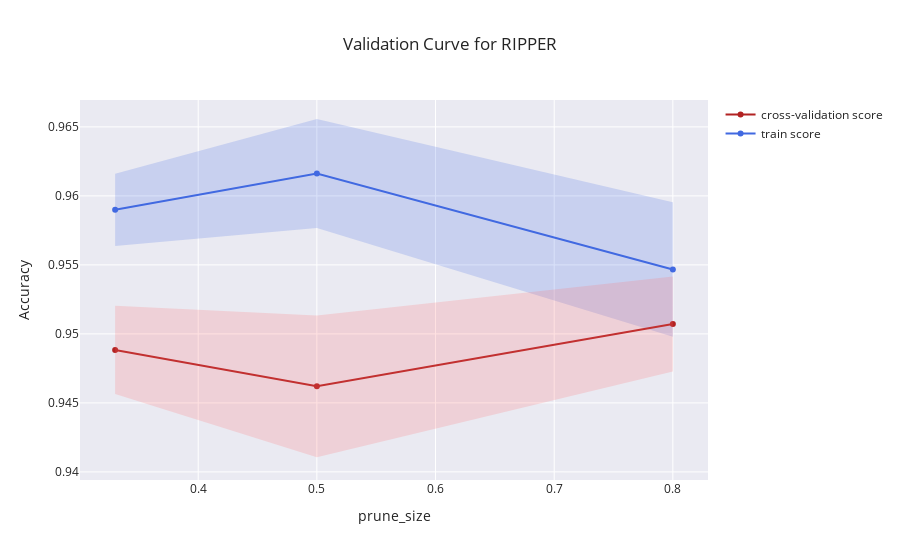
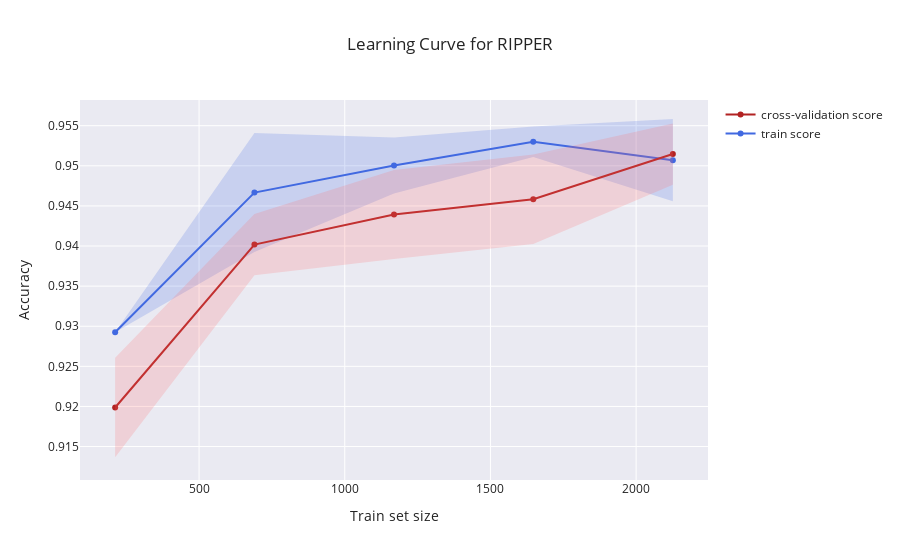
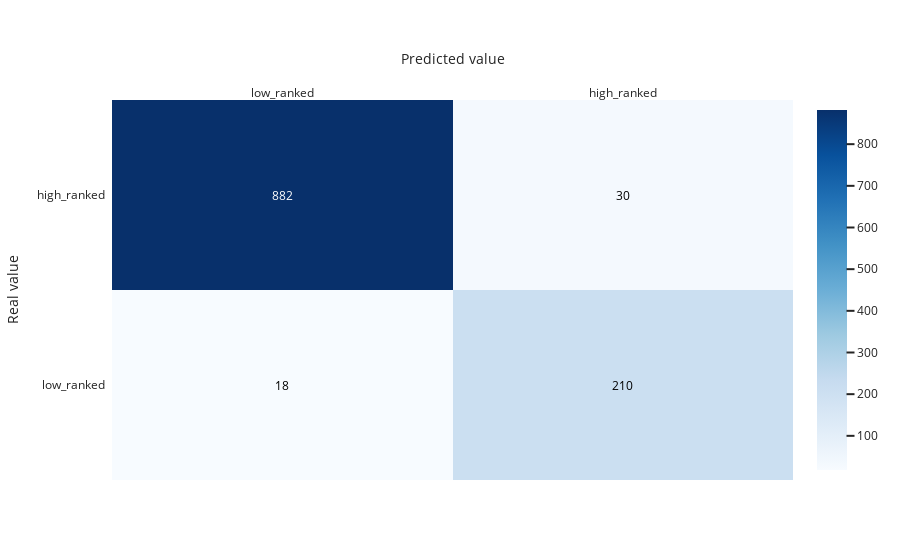

Notebook code cell kept with these figures, in order:
### Markdown cell above
### Rule based (RIPPER)

### Code cell
parameters = {"prune_size": [0.33, 0.5, 0.8], "k": [1, 2]}
best_model = classification.show_report("Ripper", lw.RIPPER(), parameters, validation_parameter='prune_size', normalization=False)

### Figure 1 — Plotly figure (JSON) as saved in the notebook; plotly's stock layout.template omitted (floating-point values rounded to 4 significant figures)
{"data": [{"line": {"color": "royalblue"}, "name": "train score", "type": "scatter", "x": [0.33, 0.5, 0.8], "y": [0.959, 0.9616, 0.9547]}, {"line": {"width": 0}, "mode": "lines", "showlegend": false, "type": "scatter", "x": [0.33, 0.5, 0.8], "y": [0.9616, 0.9656, 0.9595]}, {"fill": "tonexty", "fillcolor": "rgba(65,105,225,0.2)", "line": {"color": "rgba(255,255,255,0)"}, "showlegend": false, "type": "scatter", "x": [0.33, 0.5, 0.8], "y": [0.9564, 0.9577, 0.9498]}, {"line": {"color": "firebrick"}, "name": "cross-validation score", "type": "scatter", "x": [0.33, 0.5, 0.8], "y": [0.9488, 0.9462, 0.9507]}, {"line": {"width": 0}, "mode": "lines", "showlegend": false, "type": "scatter", "x": [0.33, 0.5, 0.8], "y": [0.952, 0.9513, 0.9542]}, {"fill": "tonexty", "fillcolor": "rgba(255,107,107,0.2)", "line": {"color": "rgba(255,255,255,0)"}, "showlegend": false, "type": "scatter", "x": [0.33, 0.5, 0.8], "y": [0.9456, 0.9411, 0.9473]}], "layout": {"title": {"text": "Validation Curve for RIPPER"}, "xaxis": {"title": {"text": "prune_size"}}, "yaxis": {"title": {"text": "Accuracy"}}}}

### Figure 2 — Plotly figure (JSON) as saved in the notebook; plotly's stock layout.template omitted (floating-point values rounded to 4 significant figures)
{"data": [{"line": {"color": "royalblue"}, "name": "train score", "type": "scatter", "x": [212, 690, 1169, 1647, 2126], "y": [0.9292, 0.9467, 0.95, 0.953, 0.9507]}, {"line": {"width": 0}, "mode": "lines", "showlegend": false, "type": "scatter", "x": [212, 690, 1169, 1647, 2126], "y": [0.9292, 0.9541, 0.9535, 0.9549, 0.9558]}, {"fill": "tonexty", "fillcolor": "rgba(65,105,225,0.2)", "line": {"color": "rgba(255,255,255,0)"}, "showlegend": false, "type": "scatter", "x": [212, 690, 1169, 1647, 2126], "y": [0.9292, 0.9393, 0.9466, 0.9511, 0.9456]}, {"line": {"color": "firebrick"}, "name": "cross-validation score", "type": "scatter", "x": [212, 690, 1169, 1647, 2126], "y": [0.9199, 0.9402, 0.9439, 0.9458, 0.9515]}, {"line": {"width": 0}, "mode": "lines", "showlegend": false, "type": "scatter", "x": [212, 690, 1169, 1647, 2126], "y": [0.9261, 0.944, 0.9495, 0.9514, 0.9553]}, {"fill": "tonexty", "fillcolor": "rgba(255,107,107,0.2)", "line": {"color": "rgba(255,255,255,0)"}, "showlegend": false, "type": "scatter", "x": [212, 690, 1169, 1647, 2126], "y": [0.9137, 0.9364, 0.9384, 0.9402, 0.9477]}], "layout": {"title": {"text": "Learning Curve for RIPPER"}, "xaxis": {"title": {"text": "Train set size"}}, "yaxis": {"title": {"text": "Accuracy"}}}}

### Figure 3 — Plotly figure (JSON) as saved in the notebook; plotly's stock layout.template omitted (floating-point values rounded to 4 significant figures)
{"data": [{"colorscale": [[0, "rgb(247,251,255)"], [0.125, "rgb(222,235,247)"], [0.25, "rgb(198,219,239)"], [0.375, "rgb(158,202,225)"], [0.5, "rgb(107,174,214)"], [0.625, "rgb(66,146,198)"], [0.75, "rgb(33,113,181)"], [0.875, "rgb(8,81,156)"], [1, "rgb(8,48,107)"]], "reversescale": false, "showscale": true, "type": "heatmap", "x": ["low_ranked", "high_ranked"], "y": ["low_ranked", "high_ranked"], "z": [[18, 210], [882, 30]]}], "layout": {"annotations": [{"font": {"color": "#000000"}, "showarrow": false, "text": "18", "x": "low_ranked", "xref": "x", "y": "low_ranked", "yref": "y"}, {"font": {"color": "#000000"}, "showarrow": false, "text": "210", "x": "high_ranked", "xref": "x", "y": "low_ranked", "yref": "y"}, {"font": {"color": "#FFFFFF"}, "showarrow": false, "text": "882", "x": "low_ranked", "xref": "x", "y": "high_ranked", "yref": "y"}, {"font": {"color": "#000000"}, "showarrow": false, "text": "30", "x": "high_ranked", "xref": "x", "y": "high_ranked", "yref": "y"}], "xaxis": {"dtick": 1, "gridcolor": "rgb(0, 0, 0)", "side": "top", "ticks": "", "title": {"text": "Predicted value"}}, "yaxis": {"dtick": 1, "ticks": "", "ticksuffix": "  ", "title": {"text": "Real value"}}}}
